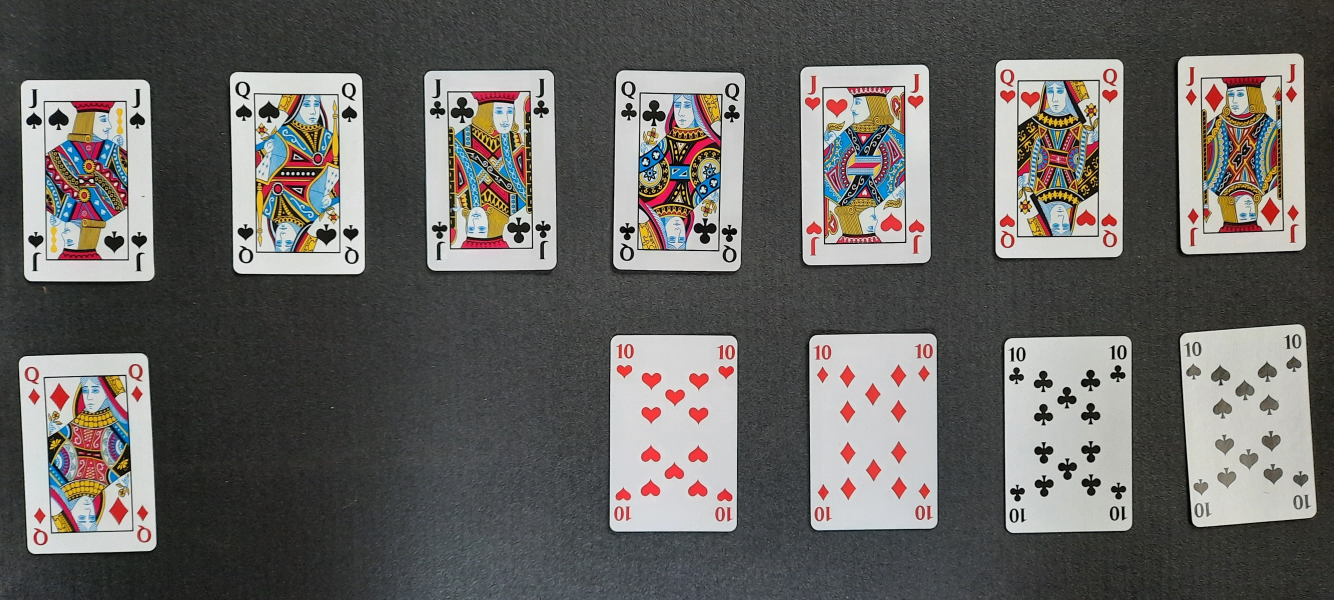
#> input picture project/out.jpg, 4000 x 1800 px, found by its file name (shown at 1/3 size)
$ python merging_resized_img.py
#> lines starting #> are read from the running program, lines starting #| are printed output that depends on the picture
### project/cvengine/core.py
import cv2 as cv
import numpy as np
import imutils as util
from models.cardobject import Card, EmptyCard

'''
strip_margin() should get a part of the corner in the parameters
the function removes the margin around the symbol (num or suit)
and returns a 10x10 pixel binary representation of the symbol
'''
# [30 lines left out: functions strip_margin, get_final_object, get_dimensions, get_objects, not called in this run]


def draw_contours_on_image(img, dimensions):
    for [x,y,w,h] in dimensions:
        if h>20: cv.rectangle(img,(x,y),(x+w,y+h),(0,0,255),2)


# [5 lines left out: function get_object, not called in this run]


'''
extract_card() takes the contours and the image of a card as the parameters
the function applies the contours to the original image and warps it into an
right-angled shape.
the warped image is returned
'''
# [15 lines left out: function extract_card, not called in this run]


'''
find_card() takes the original image as the parameter
the function finds the contours shaping the card
and returns extract_card() on the image with the found contours
'''
def find_card(img):
    gray        = cv.cvtColor(img,cv.COLOR_BGR2GRAY)
    _, thresh   = cv.threshold(gray, 140, 255, cv.THRESH_BINARY)

    contours    = cv.findContours(image=thresh.copy(), mode=cv.RETR_TREE, method=cv.CHAIN_APPROX_NONE)
    contours    = util.grab_contours(contours)
    contours    = sorted(contours,key=cv.contourArea,reverse=True)[:3]

    return get_card(contours, img)

# [6 lines left out: function get_card, not called in this run]


def get_aprox(cnt):
    lnked = cv.arcLength(cnt,True)
    return cv.approxPolyDP(cnt,0.02*lnked,True)


def is_card(aprox):
    return len(aprox) == 4


'''
extract_cornor() takes the extracted card as a parameter
the function returns the number and symbol
'''
# [23 lines left out: functions extract_cornor, create_card_object, split_board, not called in this run]

### project/gui/merging_resized_img.py
import cv2 as cv
from core import *
from os import listdir


def get_bgr(path):
    return cv.imread(path)
#> returned value is the input picture: shape (1800, 4000, 3); mean B, G, R 98.2, 101.1, 103.2


def show(img):
    cv.imshow('hej', img)
    return cv.waitKey(0)


def testing_board(image):
    show(image)

    images = split_board(image)

    for img in images:
        # show(img)

        image = find_card(img)
        t, b = extract_cornor(image)

        show(image)
        show(t)
        show(b)


def testing_find_card_with_cornor(img):
    image = find_card(img)
    t, b = extract_cornor(image)

    show(image)
    show(t)
    show(b)


def testing_find_card(img):
    image = find_card(img)
    t, b = extract_cornor(image)

    show(image)


image = get_bgr('/home/thomas/Skrivebord/Projects/Mapper/OpenCV/cdio-api/gui/boards/out/out.jpg')
jh = get_bgr('/home/thomas/Skrivebord/Projects/Mapper/OpenCV/cdio-api/gui/new/20210617_105545.jpg')
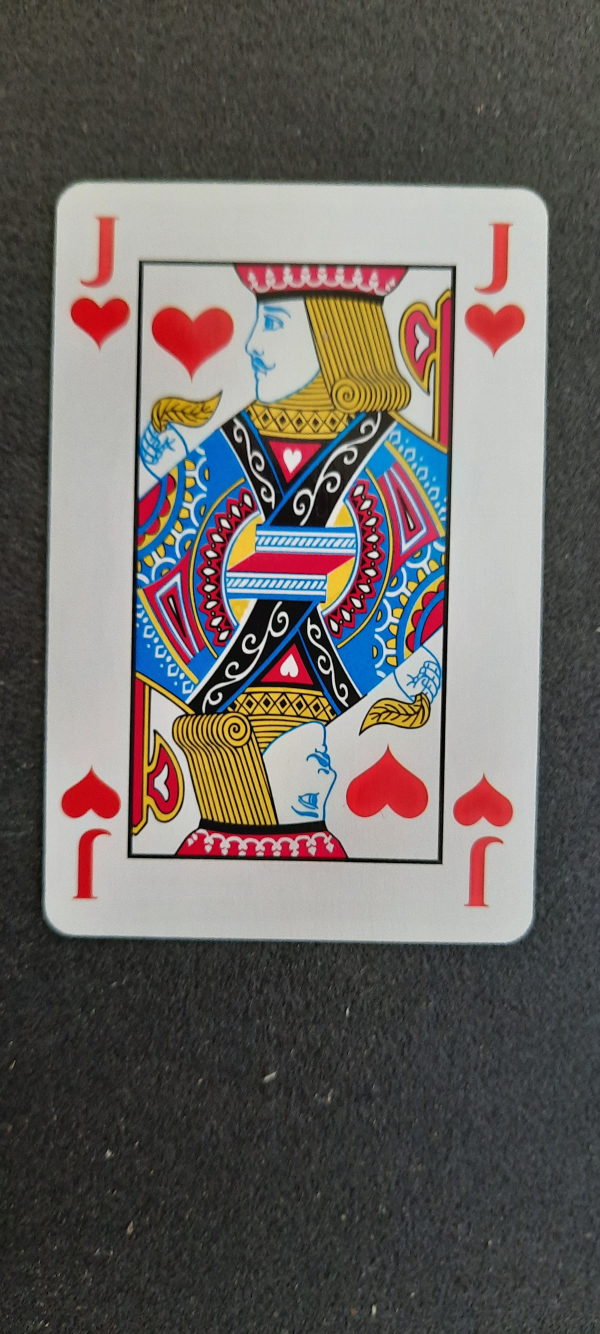
#> input picture gui/new/20210617_105545.jpg, 1800 x 4000 px, found by its file name (shown at 1/3 size)
#> in get_bgr, returned value is the input picture: shape (4000, 1800, 3); mean B, G, R 97, 100.6, 106.3
jc = get_bgr('/home/thomas/Skrivebord/Projects/Mapper/OpenCV/cdio-api/gui/new/20210617_105410.jpg')
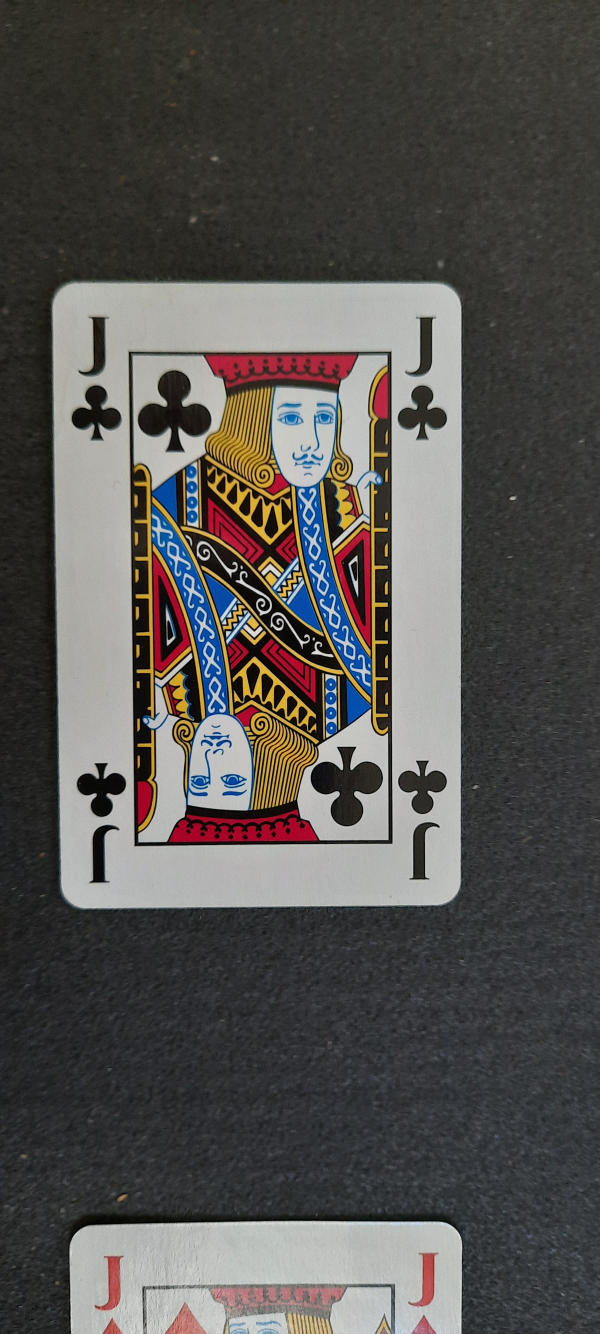
#> input picture gui/new/20210617_105410.jpg, 1800 x 4000 px, found by its file name (shown at 1/3 size)
#> in get_bgr, returned value is the input picture: shape (4000, 1800, 3); mean B, G, R 80.5, 83.1, 85.3
js = get_bgr('/home/thomas/Skrivebord/Projects/Mapper/OpenCV/cdio-api/gui/new/20210617_105316.jpg')
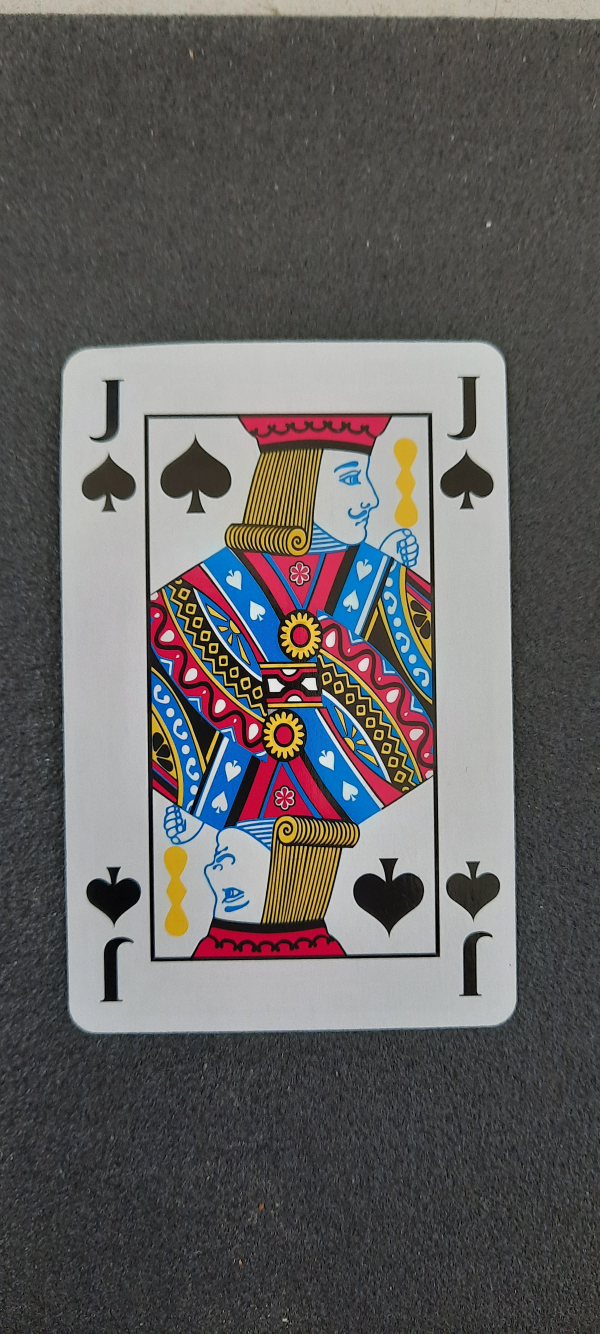
#> input picture gui/new/20210617_105316.jpg, 1800 x 4000 px, found by its file name (shown at 1/3 size)
#> in get_bgr, returned value is the input picture: shape (4000, 1800, 3); mean B, G, R 96, 96.6, 98.9
jd = get_bgr('/home/thomas/Skrivebord/Projects/Mapper/OpenCV/cdio-api/gui/new/20210617_105454.jpg')

qs = get_bgr('/home/thomas/Skrivebord/Projects/Mapper/OpenCV/cdio-api/gui/new/20210617_105313.jpg')
qc = get_bgr('/home/thomas/Skrivebord/Projects/Mapper/OpenCV/cdio-api/gui/new/20210617_105407.jpg')
qd = get_bgr('/home/thomas/Skrivebord/Projects/Mapper/OpenCV/cdio-api/gui/new/20210617_105451.jpg')
qh = get_bgr('/home/thomas/Skrivebord/Projects/Mapper/OpenCV/cdio-api/gui/new/20210617_105541.jpg')

path = '/home/thomas/Skrivebord/Projects/Mapper/OpenCV/cdio-api/gui/new'
images = [f'{path}/{x}' for x in listdir(path) if x[-3:] == 'jpg']
""
#> (the run stopped early here; a loop or call above may not have finished)
